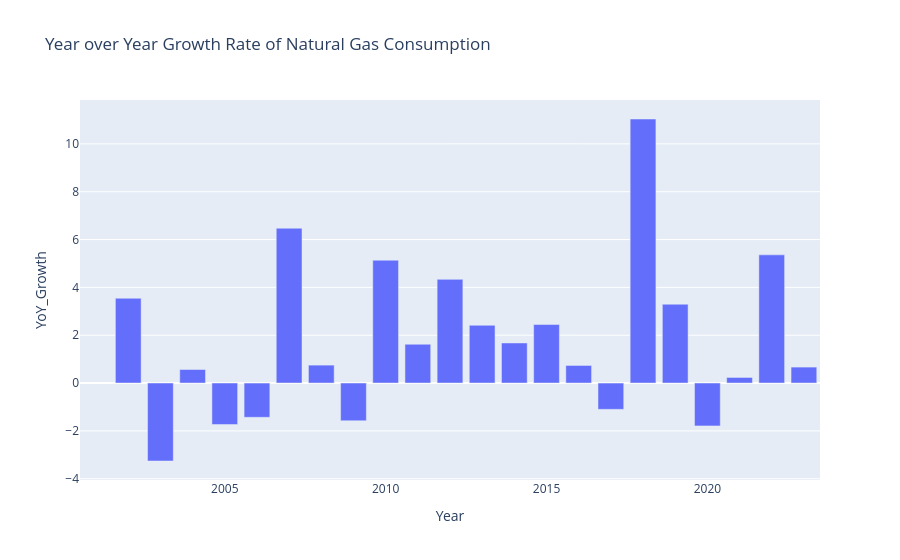

The code cell stored with this chart in its notebook:
### Markdown cell above
Growth Rate Analysis

### Code cell
growth_rate = df.groupby(["Year"])['U.S. Natural Gas Total Consumption (Bcf)'].mean().reset_index()
growth_rate["YoY_Growth"] = growth_rate["U.S. Natural Gas Total Consumption (Bcf)"].pct_change()*100

fig_gr = px.bar(
    growth_rate,
    x="Year",
    y="YoY_Growth",
    title="Year over Year Growth Rate of Natural Gas Consumption"
)
fig_gr.show()

### Figure 1 — Plotly figure (JSON) as saved in the notebook; plotly's stock layout.template omitted (floating-point values rounded to 4 significant figures)
{"data": [{"alignmentgroup": "True", "hovertemplate": "Year=%{x}<br>YoY_Growth=%{y}<extra></extra>", "legendgroup": "", "marker": {"color": "#636efa", "pattern": {"shape": ""}}, "name": "", "offsetgroup": "", "orientation": "v", "showlegend": false, "textposition": "auto", "type": "bar", "x": [2001, 2002, 2003, 2004, 2005, 2006, 2007, 2008, 2009, 2010, 2011, 2012, 2013, 2014, 2015, 2016, 2017, 2018, 2019, 2020, 2021, 2022, 2023], "xaxis": "x", "y": [null, 3.545, -3.259, 0.5658, -1.732, -1.433, 6.474, 0.7497, -1.576, 5.136, 1.622, 4.335, 2.414, 1.676, 2.446, 0.7354, -1.099, 11.04, 3.295, -1.792, 0.2337, 5.36, 0.6672], "yaxis": "y"}], "layout": {"barmode": "relative", "legend": {"tracegroupgap": 0}, "title": {"text": "Year over Year Growth Rate of Natural Gas Consumption"}, "xaxis": {"anchor": "y", "domain": [0, 1], "title": {"text": "Year"}}, "yaxis": {"anchor": "x", "domain": [0, 1], "title": {"text": "YoY_Growth"}}}}
